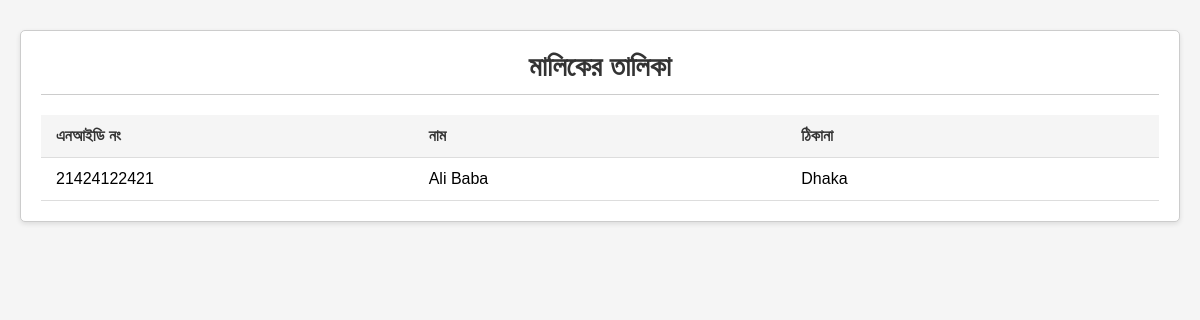
The app's page /showOwnerList.php, older data.
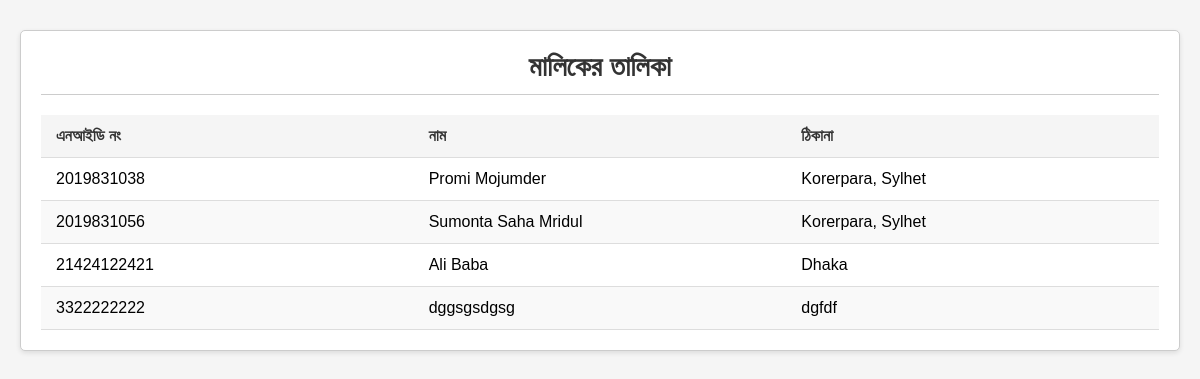
The same page, newer data.
### tables this page shows
CREATE TABLE `owner` (
  `owner_nid` varchar(17) NOT NULL,
  `owner_name` varchar(30) DEFAULT NULL,
  `owner_date_of_birth` date DEFAULT NULL,
  `owner_houseNo` varchar(40) DEFAULT NULL,
  `owner_postalCode` varchar(40) DEFAULT NULL,
  `owner_address` varchar(40) DEFAULT NULL
);

### showOwnerList.php (the view, shortened to what this page needs)
<?php
$host = "localhost";
$dbname = "login_db";
$username = "root";
$password = "";
$mysqli = new mysqli($host, $username, $password, $dbname);
$sql = "SELECT * FROM owner";
$result = mysqli_query($mysqli, $sql);
$num = mysqli_num_rows($result);
?>
<!DOCTYPE html>
<html>
<head>
</head>
<body>
    <div class="container">
        <h1>মালিকের তালিকা</h1>
        <?php
        if ($num > 0) {
            echo '<table>';
            echo '<thead>';
            echo '<tr>';
            echo '<th>এনআইডি নং</th>';
            echo '<th>নাম</th>';
            echo '<th>ঠিকানা</th>';
            echo '</tr>';
            echo '</thead>';
            echo '<tbody>';
            while ($row = mysqli_fetch_assoc($result)) {
                echo '<tr>';
                echo '<td>' . $row['owner_nid'] . '</td>';
                echo '<td>' . $row['owner_name'] . '</td>';
                echo '<td>' . $row['owner_address'] . '</td>';
                echo '</tr>';
            }
            echo '</tbody>';
            echo '</table>';
        } else {
            echo '<p>কোনো মালিক যুক্ত করা হয় নি।</p>';
        }
        ?>
    </div>
    </body>
    </html>

### showOwnerList.php (style rules this page uses)
body { font-family: Arial, sans-serif; background-color: #f5f5f5; margin: 0; padding: 0; user-select: none; }
.container { max-width: fit-content; margin: 0 auto; margin-top: 30px; margin-left: 20px; margin-right: 20px; padding: 20px; background-color: #fff; border: 1px solid #ccc; border-radius: 5px; box-shadow: 0 2px 5px rgba(0, 0, 0, 0.1); }
h1 { margin-top: 0; text-align: center; color: #333; font-size: 28px; padding-bottom: 10px; border-bottom: 1px solid #ccc; }
table { width: 100%; border-collapse: collapse; margin-top: 20px; table-layout: fixed; }
th, td { padding: 12px 15px; text-align: left; border-bottom: 1px solid #ddd; word-wrap: break-word; }
th { background-color: #f5f5f5; color: #333; }
tr:nth-child(even) { background-color: #f9f9f9; }

Row changes from the older to the newer data that the page shows:
added owner: owner_nid "2019831038", owner_name "Promi Mojumder", owner_address "Korerpara, Sylhet"
added owner: owner_nid "2019831056", owner_name "Sumonta Saha Mridul", owner_address "Korerpara, Sylhet"
added owner: owner_nid "3322222222", owner_name "dggsgsdgsg", owner_address "dgfdf"
